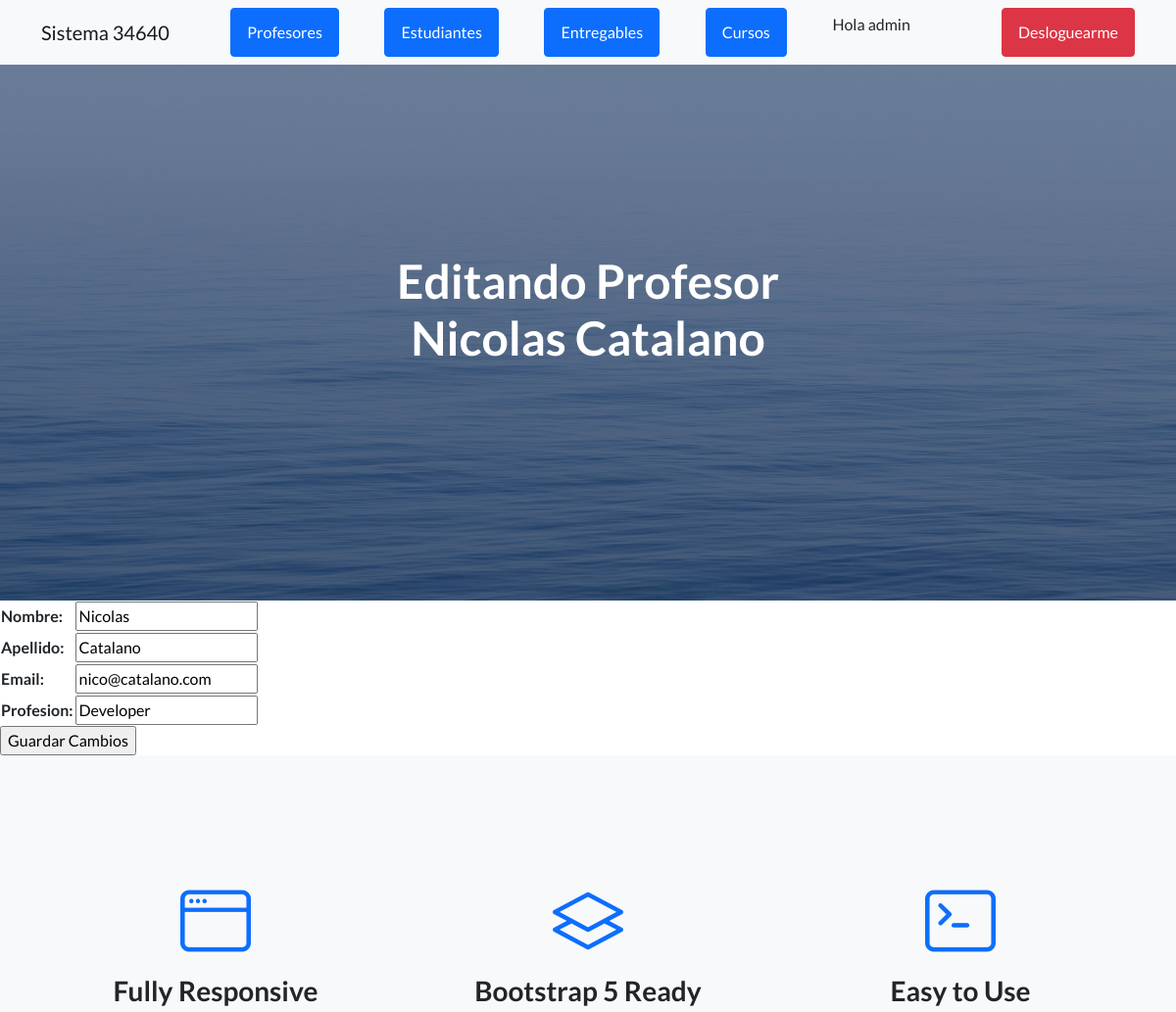
Page /AppCoder/editarProfesor/2 (signed in, upper part) on the earlier database version.
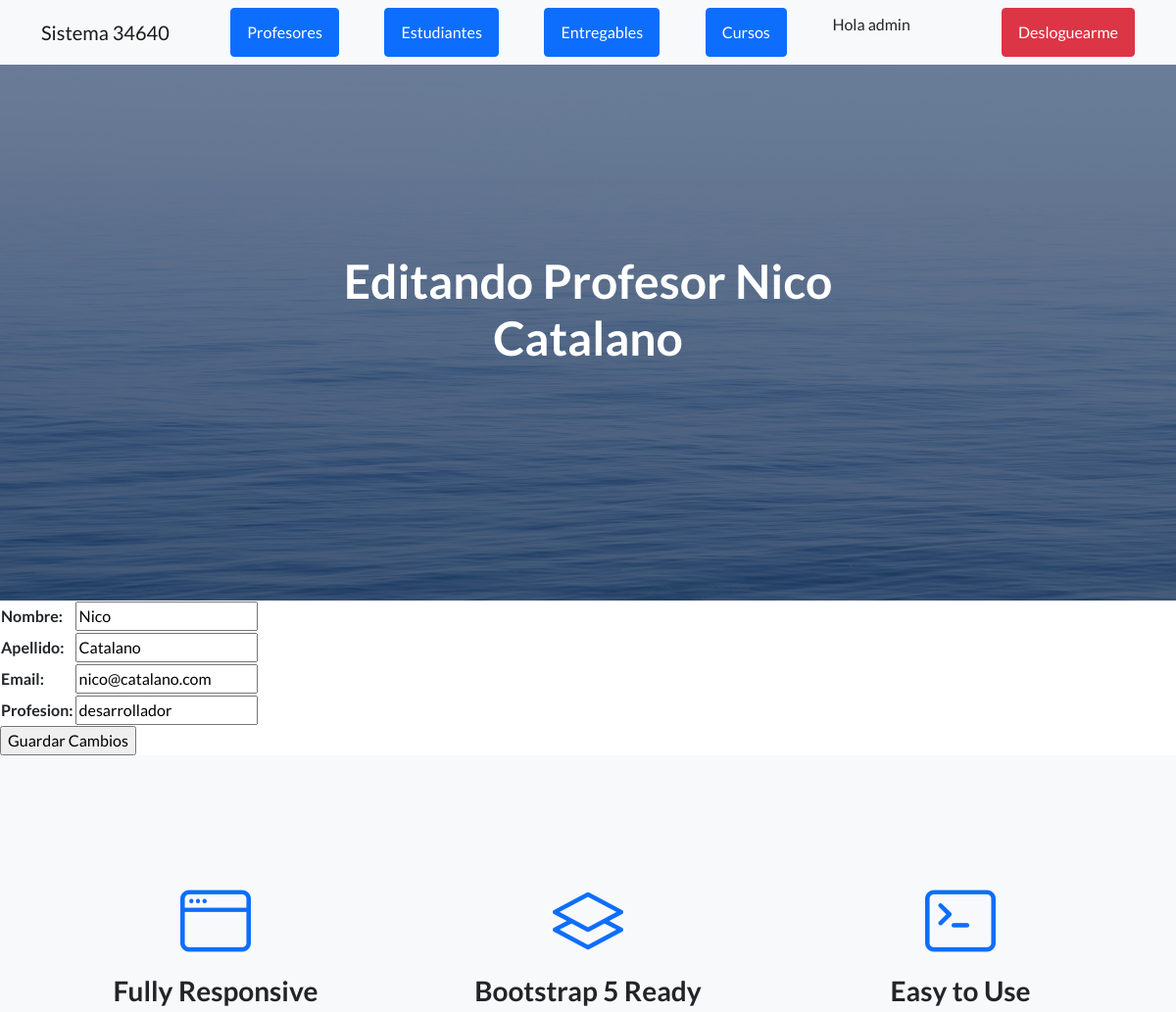
Same page on the later database version.
### AppCoder/models.py (models this page shows)
class Profesor(models.Model):
    nombre= models.CharField(max_length=50)
    apellido= models.CharField(max_length=50)
    email= models.EmailField()
    profesion= models.CharField(max_length=50)
    def __str__(self):
        return self.nombre+" "+self.apellido

### AppCoder/views.py (the view)
# urls.py: path("editarProfesor/<id>", editarProfesor, name="editarProfesor"),
@login_required
def editarProfesor(request, id):
    profesor=Profesor.objects.get(id=id)
    if request.method=="POST":
        form=ProfeForm(request.POST)
        print(form)
        if form.is_valid():
            informacion=form.cleaned_data
            print(informacion)
            profesor.nombre=informacion["nombre"]
            profesor.apellido=informacion["apellido"]
            profesor.email=informacion["email"]
            profesor.profesion=informacion["profesion"]
            profesor.save()
            profesores=Profesor.objects.all()
            return render (request, "Appcoder/leerProfesores.html", {"mensaje": "PROFESOR EDITADO CORRECTAMENTE!!", "profesores":profesores})
    else:
        formulario= ProfeForm(initial={"nombre":profesor.nombre, "apellido":profesor.apellido, "email":profesor.email, "profesion":profesor.profesion})
    return render(request, "AppCoder/editarProfesor.html", {"form":formulario, "profesor":profesor})

### AppCoder/forms.py
class ProfeForm(forms.Form):
    nombre = forms.CharField(max_length=50)
    apellido = forms.CharField(max_length=50)
    email = forms.EmailField()
    profesion = forms.CharField(max_length=50)

### AppCoder/templates/AppCoder/editarProfesor.html
{% extends "AppCoder/padre.html" %}
{% load static %}
{% block titulo %}
<h1 class="mb-5">Editando Profesor {{ profesor }}</h1>
{% endblock %}
{% block contenido_que_cambia %}
<form action="{% url 'editarProfesor' profesor.id %}" method="POST"> {% csrf_token %}
    <table>
        {{ form.as_table }}
    </table>
    <input type="submit" value="Guardar Cambios">
    </form>
{% endblock %}

Differences in the rows shown:
changed Profesor "Catalano": nombre+apellido "Nicolas Catalano" → "Nico Catalano"; nombre "Nicolas" → "Nico"; profesion "Developer" → "desarrollador"
